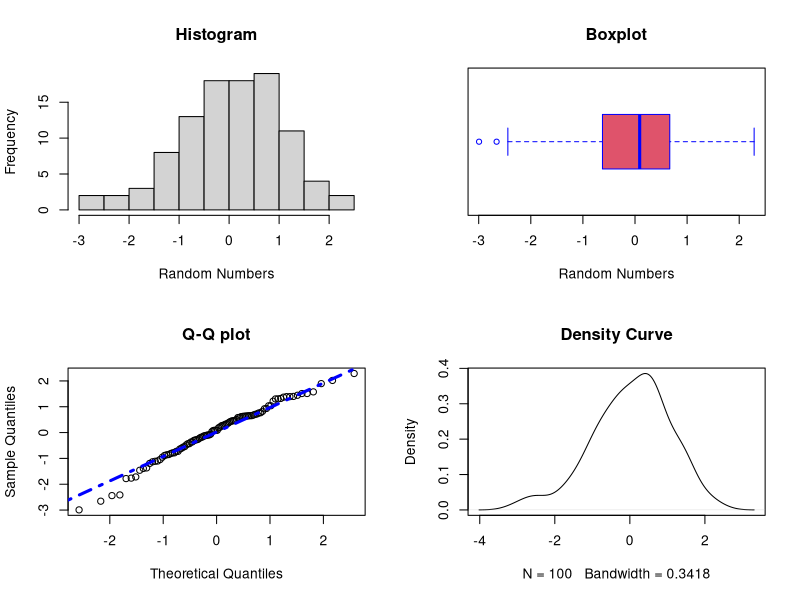
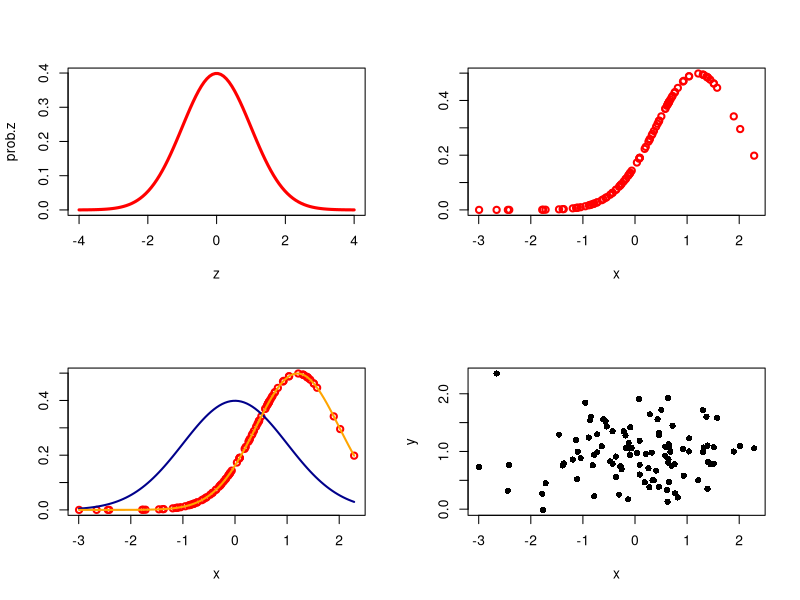
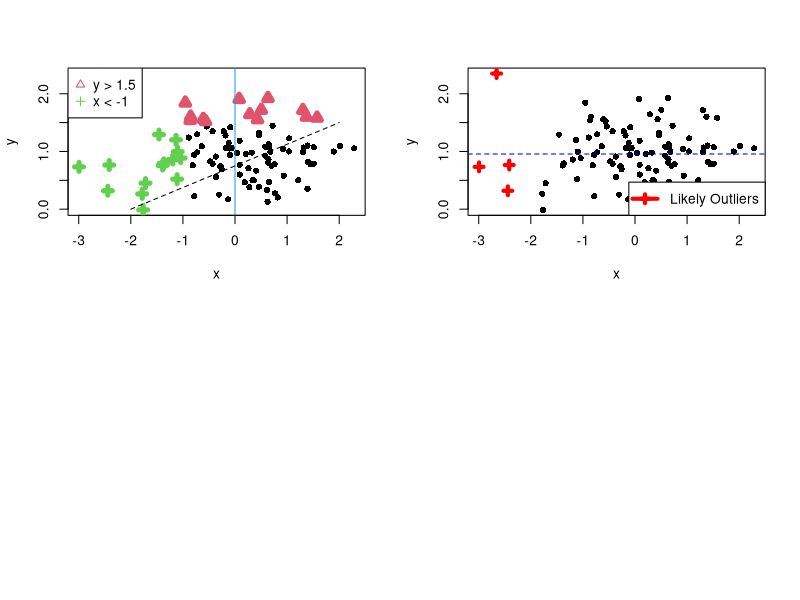

Recreate these plots in R, in order.
## ---- chunk 1
# generate random normals
set.seed(42) # feel free to change 167 to your lucky number
x <- rnorm(100) # use <- for assignment instead of =
## ---- chunk 2
par(mfrow=c(2,2)) # 2-by-2 layout

# subfigure #1
hist(x, xlab="Random Numbers", main="Histogram")

# subfigure #2
boxplot(x, horizontal=T, col=2, border="blue", xlab="Random Numbers", main="Boxplot")

# subfigure #3
qqnorm(x, main="Q-Q plot")
qqline(x,lwd=3, lty=4, col="blue")

# subfigure #4
plot(density(x), main="Density Curve")
## ---- chunk 3
z <- seq(-4, 4, length=100)
z

prob.z <- dnorm(z) # calculate the standard normal densities 
prob.z

plot(z, prob.z, lwd=3, col="red", type="l") # draw the theoretical normal curve
## ---- chunk 4
#calculating the pdf
n_pdf <- dnorm(x,mean=1.2,sd=0.8)
#plotting the pdf
plot(x, n_pdf, 
    ylab = "", lwd = 2, col = "red",type="p")
## ---- chunk 5
#plot from exercise 1
n_pdf <- dnorm(x,mean=1.2,sd=0.8)
plot(x, n_pdf, 
    ylab = "", lwd = 2, col = "red")

#first curve
curve(dnorm(x,mean=0,sd=1), 
      col="darkblue", lwd=2, add=TRUE, yaxt="n")

#second curve
curve(dnorm(x,mean=1.2,sd=0.8), 
      col="orange", lwd=2, add=TRUE, yaxt="n")
## ---- chunk 6
y <- rnorm(n=100, mean=1, sd=.5)
plot(x,y, pch=16)
## ---- chunk 7
plot(x, y, pch=16)
points(x[y > 1.5], y[y > 1.5], col=2, pch=2, lwd=5)
points(x[x < -1], y[x < -1], col=3, pch=3, lwd=5) # do not write as x[x<-1]
legend("topleft", legend=c("y > 1.5","x < -1"), col=c(2,3), pch=c(2,3))
abline(v=0, col=4)
lines(x=c(-2,2), y=c(0,1.5), lty=2)
## ---- chunk 8
plot(x,y, pch=16)
y.bar <- mean(y) # it does not necessarily equal to 1.0

#selecting points less than -2
points(x[x < -2], y[x < -2], col = "red",pch=3, lwd=4)

# adding the legend
legend("bottomright", legend=c("Likely Outliers"), col="red", pch=3, lwd=4)

#adding a horizontal, blue, dashed line at ybar
abline(h=y.bar, lty =2, col = "blue")
